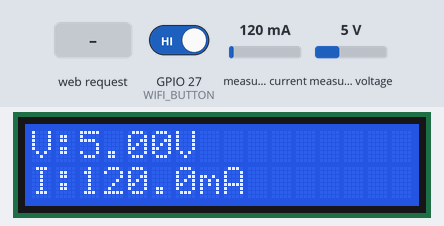
A sketch run on a simulated ESP32. Parts: 16×2 character LCD. The test bench sets the inputs (shaded band); at power-on: measured current 120 mA, measured voltage 5 V, GPIO 27 (WIFI_BUTTON) HIGH. WiFi joins after 1.5 s; servers stay silent unless stated; EEPROM starts erased; what the sketch prints to the serial monitor is not drawn.

Above: at 3.6 s.
3.7 s: HTTP request GET /save?ssid=CONNECTED received
At 6.6 s:
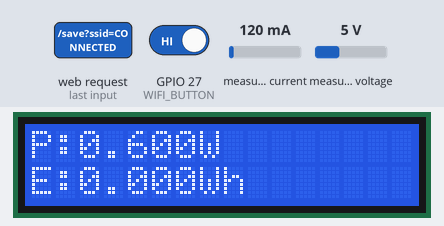
7.7 s: measured current set to 40 mA
11.7 s: measured voltage set to 0.3 V
At 15.6 s:
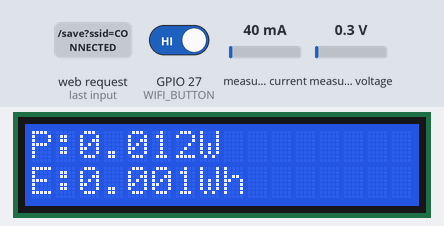
15.7 s: measured current set to 500 mA
19.7 s: measured voltage set to 3.8 V
At 22.5 s:
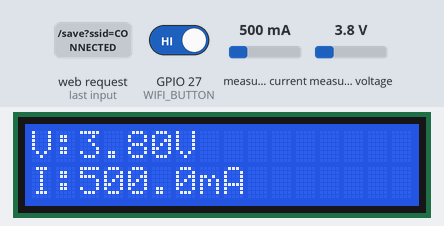
23.7 s: GPIO 27 (WIFI_BUTTON) driven LOW
At 29.5 s:
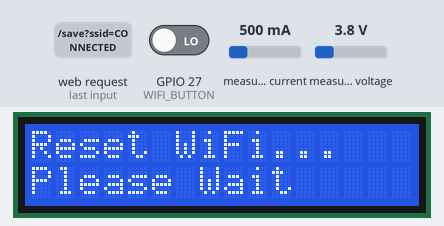
Timing chart, 0 to 30.2 s (numbered marks = the images above; inputs shaded):
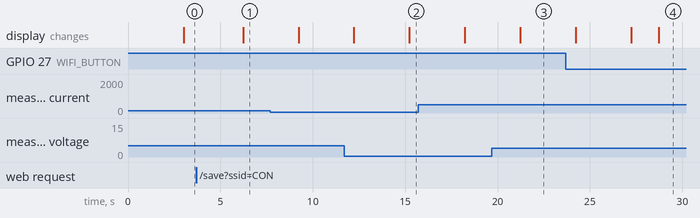

The sketch:

PiezoEnergyMonitor_V2.ino
```cpp
#include "Config.h"

#include <WiFi.h>
#include <WebServer.h>
#include <Preferences.h>
#include <Wire.h>

#include <Adafruit_INA219.h>

#include <LiquidCrystal_I2C.h>


// ===== Function Prototypes =====
void showSplash();
void updateLCD();

void initWiFi();
void startAP();
void connectWiFi(String ssid, String pass);
void resetWiFi();

void handleRoot();
void handleData();
void handleWiFiPage();
void handleSaveWiFi();

void readSensor();
void printSensor();

void checkResetButton();


LiquidCrystal_I2C lcd(0x27,16,2);
uint8_t lcdPage = 0;
unsigned long lcdTimer = 0;

Adafruit_INA219 ina219;
WebServer server(80);
Preferences prefs;

float voltage = 0;
float current = 0;
float power   = 0;
float energyWh = 0;

bool apMode = false;
bool wifiConnected = false;

String ipAddress = "";

unsigned long sensorTimer = 0;
unsigned long energyTimer = 0;

bool buttonPressed = false;
unsigned long buttonStart = 0;
bool resetExecuted = false;

void setup() {

    Serial.begin(115200);

    Wire.begin(SDA_PIN, SCL_PIN);
    pinMode(WIFI_BUTTON, INPUT_PULLUP);

    lcd.init();
    lcd.backlight();

    showSplash();
    if(!ina219.begin()){

        Serial.println("INA219 ERROR");

        while(1);

    }

    Serial.println("INA219 OK");
    initWiFi();
    server.on("/", handleRoot);

    server.on("/data", handleData);
    server.on("/wifi", handleWiFiPage);
    server.on("/save", handleSaveWiFi);
    server.begin();
    Serial.println("Web Server Started");
}


void loop()
{
    server.handleClient();
    checkResetButton();
    updateLCD();

    if (millis() - sensorTimer >= SENSOR_INTERVAL)
    {
        sensorTimer = millis();

        readSensor();

        printSensor();
    }
}
```

Dashboard.ino
```cpp
void handleRoot()
{
String html = R"rawliteral(
<!DOCTYPE html>
<html>
<head>

<meta charset="UTF-8">

<meta name="viewport" content="width=device-width, initial-scale=1">

<title> SIPEKA </title>

<style>

*{
margin:0;
padding:0;
box-sizing:border-box;
font-family:Segoe UI,Arial;
}

body{

background:#0f172a;

color:white;

padding:20px;

}

.container{

max-width:1200px;

margin:auto;

}

.header{

margin-bottom:25px;

}

.title{

font-size:36px;

font-weight:bold;

}

.subtitle{

color:#94a3b8;

margin-top:5px;

}

.grid{

display:grid;

grid-template-columns:repeat(auto-fit,minmax(250px,1fr));

gap:18px;

}

.card{

padding:20px;

border-radius:18px;

color:white;

box-shadow:0 5px 15px rgba(0,0,0,.35);

}

.blue{

background:linear-gradient(135deg,#2563eb,#3b82f6);

}

.green{

background:linear-gradient(135deg,#059669,#10b981);

}

.orange{

background:linear-gradient(135deg,#ea580c,#f59e0b);

}

.purple{

background:linear-gradient(135deg,#7c3aed,#a855f7);

}

.label{

font-size:18px;

opacity:.9;

}

.value{

font-size:42px;

font-weight:bold;

margin-top:12px;

}

.statusCard{

margin-top:20px;

background:#1e293b;

padding:20px;

border-radius:18px;

}

.status{

display:inline-block;

padding:8px 16px;

border-radius:20px;

font-weight:bold;

}

.connected{

background:#22c55e;

}

.apmode{

background:#2563eb;

}

.offline{

background:#ef4444;

}

.button{

display:inline-block;

margin-top:15px;

padding:12px 20px;

background:#3b82f6;

color:white;

text-decoration:none;

border-radius:10px;

}

#graphContainer{

display:none;

margin-top:20px;

}

#graphArea{

display:flex;

flex-direction:column;

gap:20px;

background:#0f172a;

border:2px dashed #475569;

border-radius:15px;

padding:20px;

}

.chartCard{

width:100%;

background:#111827;

padding:20px;

border-radius:15px;

}

.chartCard h3{

margin-top:0;

color:white;

}

.chartCard canvas{

width:100% !important;

height:250px !important;

}


</style>

<script src="https://cdn.jsdelivr.net/npm/chart.js"></script>

</head>

<body>

<div class="container">

<div class="header">

<div class="title">

⚡ SIPEKA

</div>

<div class="subtitle">

Sistem Pemanen Energi Langkah Kaki V2.0

</div>

</div>

<div class="grid">

<div class="card blue">

<div class="label">Voltage</div>

<div class="value" id="voltage">

Loading...

</div>

</div>

<div class="card green">

<div class="label">Current</div>

<div class="value" id="current">

Loading...

</div>

</div>

<div class="card orange">

<div class="label">Power</div>

<div class="value" id="power">

Loading...

</div>

</div>

<div class="card purple">

<div class="label">Energy</div>

<div class="value" id="energy">

Loading...

</div>

</div>

</div>

<div id="graphContainer">

<div class="statusCard">

<h2>📈 Realtime Monitoring</h2>

<div id="graphArea">

    <div class="chartCard">

        <h3>Voltage Grafik</h3>

        <canvas id="voltageChart"></canvas>

    </div>

    <div class="chartCard">

        <h3>Current Grafik</h3>

        <canvas id="currentChart"></canvas>

    </div>

    <div class="chartCard">

        <h3>Power Grafik</h3>

        <canvas id="powerChart"></canvas>

    </div>

</div>

</div>

</div>

<div class="statusCard">


<h2>System Status</h2>

<br>

<p>

WiFi :

<span id="wifiStatus">

Loading...

</span>

</p>

<br>

<p>

IP :

<span id="ip">

Loading...

</span>

</p>

<br>

<a href="/wifi" class="button">

⚙ WiFi Settings

</a>

</div>

</div>

<script>


let voltageChart;
let currentChart;
let powerChart;

let chartCreated = false;

// Timer reset grafik
let chartCounter = 0;
const MAX_POINT = 60;


function updateData(){

    fetch('/data')
    .then(response => response.json())
    .then(data => {

        document.getElementById("voltage").innerHTML = data.voltage + " V";
        document.getElementById("current").innerHTML = data.current + " mA";
        document.getElementById("power").innerHTML   = data.power + " W";
        document.getElementById("energy").innerHTML  = data.energy + " Wh";

        let wifi="";

        if(data.wifi=="CONNECTED")
            wifi='<span class="status connected">CONNECTED</span>';
        else if(data.wifi=="AP MODE")
            wifi='<span class="status apmode">AP MODE</span>';
        else
            wifi='<span class="status offline">OFFLINE</span>';

        document.getElementById("wifiStatus").innerHTML = wifi;
        document.getElementById("ip").innerHTML = data.ip;

        const graphContainer = document.getElementById("graphContainer");

        if(data.graph){

            graphContainer.style.display="block";

            if(!chartCreated){

                createCharts();

                chartCreated=true;

            }

            updateCharts(data);

        }
        else{

            graphContainer.style.display="none";

        }

    });

}


function createCharts(){

    // Voltage Chart
    voltageChart = new Chart(
        document.getElementById("voltageChart"),
        {
            type:"line",
            data:{
                labels:[],
                datasets:[{
                    data:[],
                    borderColor:"#3b82f6",
                    backgroundColor:"rgba(59,130,246,.15)",
                    fill:true,
                    tension:0.3,
                    pointRadius:0
                }]
            },
options:{
    responsive:true,
    maintainAspectRatio:false,
    animation:false,

    plugins:{
        legend:{
            display:false
        }
    },

    scales:{

        x:{

            ticks:{
                maxTicksLimit:6,
                color:"#94a3b8"
            },

            grid:{
                color:"rgba(255,255,255,0.08)"
            }

        },

        y:{

            beginAtZero:false,

            ticks:{
                color:"#94a3b8"
            },

            grid:{
                color:"rgba(255,255,255,0.08)"
            }

        }

    }

}
        }
    );

    // Current Chart
    currentChart = new Chart(
        document.getElementById("currentChart"),
        {
            type:"line",
            data:{
                labels:[],
                datasets:[{
                    data:[],
                    borderColor:"#10b981",
                    backgroundColor:"rgba(16,185,129,.15)",
                    fill:true,
                    tension:0.3,
                    pointRadius:0
                }]
            },
options:{
    responsive:true,
    maintainAspectRatio:false,
    animation:false,

    plugins:{
        legend:{
            display:false
        }
    },

    scales:{

        x:{

            ticks:{
                maxTicksLimit:6,
                color:"#94a3b8"
            },

            grid:{
                color:"rgba(255,255,255,0.08)"
            }

        },

        y:{

            beginAtZero:false,

            ticks:{
                color:"#94a3b8"
            },

            grid:{
                color:"rgba(255,255,255,0.08)"
            }

        }

    }

}
        }
    );

    // Power Chart
    powerChart = new Chart(
        document.getElementById("powerChart"),
        {
            type:"line",
            data:{
                labels:[],
                datasets:[{
                    data:[],
                    borderColor:"#f59e0b",
                    backgroundColor:"rgba(245,158,11,.15)",
                    fill:true,
                    tension:0.3,
                    pointRadius:0
                }]
            },
options:{
    responsive:true,
    maintainAspectRatio:false,
    animation:false,

    plugins:{
        legend:{
            display:false
        }
    },

    scales:{

        x:{

            ticks:{
                maxTicksLimit:6,
                color:"#94a3b8"
            },

            grid:{
                color:"rgba(255,255,255,0.08)"
            }

        },

        y:{

            beginAtZero:false,

            ticks:{
                color:"#94a3b8"
            },

            grid:{
                color:"rgba(255,255,255,0.08)"
            }

        }

    }

}
        }
    );

}


function updateCharts(data){

    if(!chartCreated) return;

    const waktu = new Date().toLocaleTimeString();

    voltageChart.data.labels.push(waktu);
    voltageChart.data.datasets[0].data.push(parseFloat(data.voltage));

    currentChart.data.labels.push(waktu);
    currentChart.data.datasets[0].data.push(parseFloat(data.current));

    powerChart.data.labels.push(waktu);
    powerChart.data.datasets[0].data.push(parseFloat(data.power));

    chartCounter++;

    // Reset otomatis setiap 60 titik
    if(chartCounter >= MAX_POINT){

        chartCounter = 0;

        voltageChart.data.labels = [];
        currentChart.data.labels = [];
        powerChart.data.labels = [];

        voltageChart.data.datasets[0].data = [];
        currentChart.data.datasets[0].data = [];
        powerChart.data.datasets[0].data = [];

    }

    voltageChart.update("none");
    currentChart.update("none");
    powerChart.update("none");

}


updateData();

setInterval(updateData,1000);

</script>

</body>

</html>

)rawliteral";

server.send(200,"text/html",html);

}


void handleWiFiPage()
{
String html = R"rawliteral(
<!DOCTYPE html>
<html>

<head>

<meta charset="UTF-8">

<meta name="viewport"
content="width=device-width,initial-scale=1">

<title>WiFi Settings</title>

<style>

*{
margin:0;
padding:0;
box-sizing:border-box;
font-family:Segoe UI,Arial;
}

body{

background:#0f172a;

color:white;

padding:20px;

}

.container{

max-width:600px;

margin:auto;

}

.card{

background:#1e293b;

padding:30px;

border-radius:20px;

box-shadow:0 10px 25px rgba(0,0,0,.35);

}

.title{

font-size:34px;

font-weight:bold;

}

.subtitle{

margin-top:5px;

color:#94a3b8;

margin-bottom:25px;

}

.statusBox{

background:#334155;

padding:15px;

border-radius:12px;

margin-bottom:20px;

}

.label{

font-size:14px;

color:#94a3b8;

margin-bottom:6px;

}

.value{

font-size:18px;

font-weight:bold;

}

input{

width:100%;

padding:14px;

margin-top:8px;

margin-bottom:18px;

border:none;

border-radius:10px;

background:#475569;

color:white;

font-size:16px;

}

input:focus{

outline:none;

border:2px solid #3b82f6;

}

.saveBtn{

width:100%;

padding:14px;

background:#10b981;

border:none;

border-radius:10px;

color:white;

font-size:18px;

font-weight:bold;

cursor:pointer;

}

.backBtn{

display:block;

width:100%;

padding:14px;

margin-top:12px;

background:#3b82f6;

text-align:center;

text-decoration:none;

color:white;

border-radius:10px;

font-weight:bold;

}

.footer{

margin-top:20px;

text-align:center;

font-size:13px;

color:#94a3b8;

}

</style>

</head>

<body>

<div class="container">

<div class="card">

<div class="title">

📶 WiFi Settings

</div>

<div class="subtitle">

Configure ESP32 Network Connection

</div>
)rawliteral";

html += R"rawliteral(

<div class="statusBox">

<div class="label">

Current Status

</div>

<div class="value">

)rawliteral";

if(apMode)
    html += "🔵 AP MODE";

else if(wifiConnected)
    html += "🟢 CONNECTED";

else
    html += "🔴 OFFLINE";

html += R"rawliteral(

</div>

</div>

<div class="statusBox">

<div class="label">

Current IP Address

</div>

<div class="value">

)rawliteral";

html += ipAddress;
html += R"rawliteral(

</div>

</div>

<form action="/save" method="GET">

<div class="label">

WiFi Name (SSID)

</div>

<input
type="text"
name="ssid"
placeholder="Enter WiFi Name">

<div class="label">

WiFi Password

</div>

<input
type="password"
name="pass"
placeholder="Enter Password">

<button
class="saveBtn"
type="submit">

💾 SAVE WIFI

</button>

</form>

<a
href="/"
class="backBtn">

🏠 BACK TO DASHBOARD

</a>

<div class="footer">

Sistem Pemanen Enenrgy Langkah Kaki V2.0

</div>

</div>

</div>

</body>

</html>

)rawliteral";
server.send(200,"text/html",html);
}


void handleSaveWiFi()
{
    String ssid = server.arg("ssid");
    String pass = server.arg("pass");

    if(ssid.length() == 0)
    {
        server.send(200, "text/html",
        "<h2>SSID tidak boleh kosong!</h2><br><a href='/wifi'>Kembali</a>");
        return;
    }

    prefs.begin("wifi", false);

    prefs.putString("ssid", ssid);
    prefs.putString("pass", pass);

    prefs.end();

    WiFi.disconnect(true);
    delay(1000);
    connectWiFi(ssid, pass);

    server.send(200, "text/html",
    "<h2>WiFi berhasil disimpan.</h2><p>ESP32 akan mencoba terhubung...</p>");
    if(wifiConnected)
{
    server.send(200,"text/html",
    "<h2>Berhasil terhubung ke WiFi.</h2>"
    "<p>Silakan buka Dashboard menggunakan IP baru.</p>");
}

else
{
    startAP();

    server.send(200,"text/html",
    "<h2>Gagal terhubung ke WiFi.</h2>"
    "<p>ESP32 kembali ke AP MODE.</p>"
    "<br><a href='/wifi'>Kembali</a>");
}

}

void handleData()
{
    String json="{";

    json+="\"voltage\":"+String(voltage,2)+",";
    json+="\"current\":"+String(current,2)+",";
    json+="\"power\":"+String(power,3)+",";
    json+="\"energy\":"+String(energyWh,4)+",";

    json += "\"graph\":";
    json += wifiConnected ? "true," : "false,";

    if(apMode)
        json+="\"wifi\":\"AP MODE\",";
    else if(wifiConnected)
        json+="\"wifi\":\"CONNECTED\",";
    else
        json+="\"wifi\":\"OFFLINE\",";

    json+="\"ip\":\""+ipAddress+"\"";

    json+="}";

    server.send(200,"application/json",json);
}
```

ResetManager.ino
```cpp
void checkResetButton()
{

    if(digitalRead(WIFI_BUTTON)==LOW)
    {

        if(!buttonPressed)
        {

            buttonPressed=true;

            buttonStart=millis();

        }

        else
        {

            unsigned long holdTime = millis()-buttonStart;

            if(holdTime>=5000 && !resetExecuted)
            {

                resetExecuted=true;

                resetWiFi();

            }

        }

    }
    else
    {

        buttonPressed=false;

        resetExecuted=false;

    }

}


void resetWiFi()
{

    lcd.clear();

    lcd.setCursor(0,0);

    lcd.print("Reset WiFi...");

    lcd.setCursor(0,1);

    lcd.print("Please Wait");

    Serial.println();

    Serial.println("================================");

    Serial.println("RESET WIFI");

    prefs.begin("wifi",false);

    prefs.clear();

    prefs.end();

    WiFi.disconnect(true,true);

    delay(2000);

    ESP.restart();

}
```

Sensor.ino
```cpp
void readSensor()
{
    voltage = ina219.getBusVoltage_V();

    current = ina219.getCurrent_mA();

    power = (voltage * current) / 1000.0;

    static unsigned long lastMillis = millis();
    unsigned long now = millis();

    float deltaHour = (now - lastMillis) / 3600000.0;

    energyWh += power * deltaHour;

    lastMillis = now;
}

void printSensor()
{
    Serial.println("================================");

    Serial.print("Voltage : ");
    Serial.print(voltage, 2);
    Serial.println(" V");

    Serial.print("Current : ");
    Serial.print(current, 2);
    Serial.println(" mA");

    Serial.print("Power   : ");
    Serial.print(power, 3);
    Serial.println(" W");

    Serial.print("Energy  : ");
    Serial.print(energyWh, 5);
    Serial.println(" Wh");

    Serial.println();
}
```

WiFiManager.ino
```cpp
void startAP()
{
    WiFi.mode(WIFI_AP);

    WiFi.softAP(AP_SSID, AP_PASS);

    apMode = true;
    wifiConnected = false;

    ipAddress = WiFi.softAPIP().toString();

    Serial.println("================================");
    Serial.println("AP MODE");
    Serial.print("SSID : ");
    Serial.println(AP_SSID);

    Serial.print("IP   : ");
    Serial.println(ipAddress);
}

void connectWiFi(String ssid, String pass)
{
    WiFi.mode(WIFI_STA);

    WiFi.begin(ssid.c_str(), pass.c_str());

    Serial.print("Connecting");

    unsigned long start = millis();

    while (WiFi.status() != WL_CONNECTED &&
           millis() - start < 15000)
    {
        Serial.print(".");
        delay(500);
    }

    if (WiFi.status() == WL_CONNECTED)
    {
        wifiConnected = true;
        apMode = false;

        ipAddress = WiFi.localIP().toString();

        Serial.println();
        Serial.println("CONNECTED");

        Serial.print("IP : ");
        Serial.println(ipAddress);
    }
    else
    {
        Serial.println();
        Serial.println("FAILED");

        startAP();
    }
}

void initWiFi()
{
    prefs.begin("wifi", true);

    String ssid = prefs.getString("ssid", "");
    String pass = prefs.getString("pass", "");

    prefs.end();

    if (ssid == "")
    {
        Serial.println("No WiFi Saved");

        startAP();

        return;
    }

    connectWiFi(ssid, pass);
}
```

Source omitted: Config.h (594 bytes), LCDManager.ino (1085 bytes)

Measured:
- after the input at 3.7 s, the display: changes after 2.5 s (image 1)
- after the input at 19.7 s, the display: changes after 1.5 s (image 3)
- after the input at 23.7 s, the display: first differs from a run without the input after 5.0 s (image 4)
